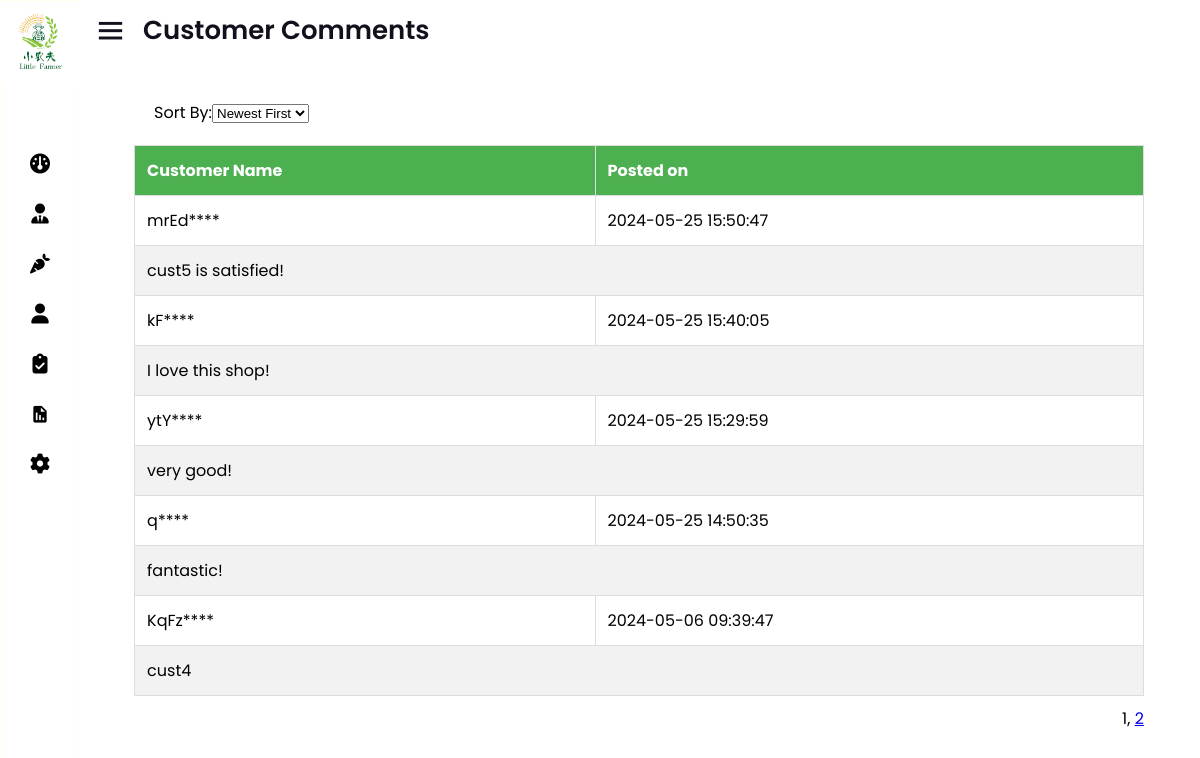
/seller/cust_comments.php (signed in), run on the app's committed database.
### tables this page shows
CREATE TABLE `user_comments` (
  `id` int(11) NOT NULL,
  `user_id` int(11) DEFAULT NULL,
  `res_id` int(11) DEFAULT NULL,
  `comment` text DEFAULT NULL,
  `created_at` timestamp NOT NULL DEFAULT current_timestamp()
);

### seller/cust_comments.php (the view, shortened to what this page needs)
<!DOCTYPE html>
<html lang="en" dir="ltr">
  <head>
    <link rel="stylesheet" href="style.css">
	<link rel="stylesheet" href="https://cdnjs.cloudflare.com/ajax/libs/font-awesome/4.7.0/css/font-awesome.min.css">
    <link href='https://unpkg.com/boxicons@2.0.7/css/boxicons.min.css' rel='stylesheet'>
   </head>
<body>
  <div class="sidebar close">
    <?php include "sidebar.php"; ?>
  </div>
  <section class="home-section">
    <div class="home-content">
      <i class='bx bx-menu' ></i>
      <span class="text">Customer Comments</span>
    </div>
	  <div class="empMainCon">
<?php
include("config/connect.php");
if (isset($_SESSION['store'])) {
    $res_id = $_SESSION['store'];
    $sortOrder = isset($_GET['sort']) ? $_GET['sort'] : 'desc';
    $currentPage = isset($_GET['page']) ? $_GET['page'] : 1;
    $commentsPerPage = 5;
    $offset = ($currentPage - 1) * $commentsPerPage;
    $totalCountQuery = "SELECT COUNT(*) AS total FROM user_comments WHERE res_id = $res_id";
    $totalCountResult = mysqli_query($db, $totalCountQuery);
    $totalCountRow = mysqli_fetch_assoc($totalCountResult);
    $totalComments = $totalCountRow['total'];
    $totalPages = ceil($totalComments / $commentsPerPage);
    $query = "SELECT * FROM user_comments WHERE res_id = $res_id ORDER BY created_at $sortOrder LIMIT $offset, $commentsPerPage";
    $result = mysqli_query($db, $query);
    $commentsForPage = mysqli_fetch_all($result, MYSQLI_ASSOC);
            echo '<div class="sorting-options" style="float: left;">';
            echo '<form action="" method="GET">';
            echo '<label for="sort">Sort By:</label>';
            echo '<select id="sort" name="sort" onchange="this.form.submit()">';
            echo '<option value="desc" ' . ($sortOrder == 'desc' ? 'selected' : '') . '>Newest First</option>';
            echo '</select>';
            echo '</form>';
            echo '</div>';
    echo '<div class="table-responsive">';
    echo '<table class="table table-bordered">';
    echo '<thead>';
    echo '<tr>';
    echo '<th>Customer Name</th>';
    echo '<th>Posted on</th>';
    echo '</tr>';
    echo '</thead>';
    echo '<tbody>';
function generateRandomName() {
    $characters = 'abcdefghijklmnopqrstuvwxyzABCDEFGHIJKLMNOPQRSTUVWXYZ';
    $length = rand(5, 8);
    $name = '';
    for ($i = 0; $i < $length; $i++) {
        $name .= $characters[rand(0, strlen($characters) - 1)];
    }
    $name = substr_replace($name, '****', -4);
    return $name;
}
    $generatedNames = array();
    foreach ($commentsForPage as $row) {
        if (!isset($generatedNames[$row['user_id']])) {
            $generatedNames[$row['user_id']] = generateRandomName();
        }
        echo '<tr>';
        echo '<td>' . $generatedNames[$row['user_id']] . '</td>';
        echo '<td>' . $row['created_at'] . '</td>';
        echo '</tr>';
        echo '<tr>';
        echo '<td colspan="3">' . $row['comment'] . '</td>';
        echo '</tr>';
    }
    echo '</tbody>';
    echo '</table>';
    echo '</div>';
echo '<div class="pagination" style="float: right;">';
for ($i = 1; $i <= $totalPages; $i++) {
    if ($i > 1) {
        echo ', ';
    }
    if ($i == $currentPage) {
        echo '<span>' . $i . '</span>';
    } else {
        echo '<a href="cust_comments.php?merchant=' . $res_id . '&per_page=' . $commentsPerPage . '&page=' . $i . '">' . $i . '</a>';
    }
}
echo '</div>';
} else {
    echo '<p>Error: Seller ID not provided.</p>';
}
?>
</body>
</html>

### seller/style.css (style rules this page uses)
html, body { width: 100%; height: 100%; margin: 0; padding: 0; box-sizing: border-box; font-family: 'Poppins', sans-serif; overflow-y: auto; }
.sidebar { border: 1px solid #ffe; position: fixed; top: 0; left: 0; height: 100%; width: 260px; background: #ffffff; z-index: 100; transition: all 0.5s ease; }
.sidebar.close { width: 78px; }
.home-section { position: relative; background: #ffffff; height: 100vh; left: 260px; width: calc(100% - 260px); transition: all 0.5s ease; overflow-y: auto; }
.sidebar.close ~ .home-section { left: 78px; width: calc(100% - 78px); }
.home-section .home-content { height: 60px; display: flex; align-items: center; }
.home-section .home-content .bx-menu, .home-section .home-content .text { color: #11101d; font-size: 35px; }
.home-section .home-content .bx-menu { margin: 0 15px; cursor: pointer; }
.home-section .home-content .text { font-size: 26px; font-weight: 600; }
.empMainCon { width: 90%; margin-left: auto; margin-right: auto; margin-top: 20px; }
.empMainCon table { border-collapse: collapse; width: 100%; margin-left: auto; margin-right: auto; margin-top: 20px; margin-bottom: 10px; }
.empMainCon th, td { border: 1px solid #ddd; padding: 12px; text-align: left; }
.empMainCon th { background-color: #4CAF50; color: white; cursor: pointer; }
.empMainCon tr:nth-child(even) { background-color: #f2f2f2; }
.close { color: #aaa; font-size: 28px; font-weight: bold; cursor: pointer; }
form { text-align: center; padding: 20px; }

### data on the page
user_comments: user "mrEd****", created_at "2024-05-25 15:50:47", comment "cust5 is satisfied!"
user_comments: user "kF****", created_at "2024-05-25 15:40:05", comment "I love this shop!"
user_comments: user "ytY****", created_at "2024-05-25 15:29:59", comment "very good!"
user_comments: user "q****", created_at "2024-05-25 14:50:35", comment "fantastic!"
user_comments: user "KqFz****", created_at "2024-05-06 09:39:47", comment "cust4"
